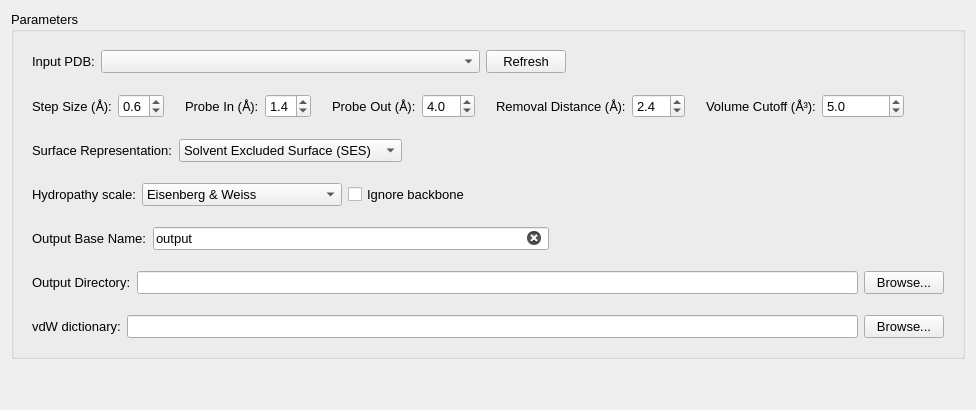
      <widget class="QWidget" name="main">
       <attribute name="title">
        <string>Main</string>
       </attribute>
       <layout class="QVBoxLayout" name="verticalLayout_8">
        <item>
         <widget class="QGroupBox" name="parameters">
          <property name="sizePolicy">
           <sizepolicy hsizetype="Expanding" vsizetype="Preferred">
            <horstretch>0</horstretch>
            <verstretch>0</verstretch>
           </sizepolicy>
          </property>
          <property name="font">
           <font>
            <pointsize>10</pointsize>
            <weight>50</weight>
            <italic>false</italic>
            <bold>false</bold>
            <kerning>true</kerning>
           </font>
          </property>
          <property name="title">
           <string>Parameters</string>
          </property>
          <layout class="QVBoxLayout" name="verticalLayout">
           <property name="spacing">
            <number>3</number>
           </property>
           <item>
            <widget class="QFrame" name="hframe1">
             <layout class="QHBoxLayout" name="horizontalLayout_14">
              <property name="sizeConstraint">
               <enum>QLayout::SetNoConstraint</enum>
              </property>
              <item>
               <widget class="QLabel" name="input_label">
                <property name="sizePolicy">
                 <sizepolicy hsizetype="Fixed" vsizetype="Fixed">
                  <horstretch>0</horstretch>
                  <verstretch>0</verstretch>
                 </sizepolicy>
                </property>
                <property name="font">
                 <font>
                  <pointsize>10</pointsize>
                  <weight>50</weight>
                  <italic>false</italic>
                  <bold>false</bold>
                  <kerning>true</kerning>
                 </font>
                </property>
                <property name="mouseTracking">
                 <bool>false</bool>
                </property>
                <property name="frameShape">
                 <enum>QFrame::NoFrame</enum>
                </property>
                <property name="text">
                 <string>Input PDB:</string>
                </property>
                <property name="textFormat">
                 <enum>Qt::PlainText</enum>
                </property>
               </widget>
              </item>
              <item>
               <widget class="QComboBox" name="input">
                <property name="sizePolicy">
                 <sizepolicy hsizetype="Expanding" vsizetype="Fixed">
                  <horstretch>0</horstretch>
                  <verstretch>0</verstretch>
                 </sizepolicy>
                </property>
               </widget>
              </item>
              <item>
               <widget class="QPushButton" name="refresh_input">
                <property name="sizePolicy">
                 <sizepolicy hsizetype="Fixed" vsizetype="Fixed">
                  <horstretch>0</horstretch>
                  <verstretch>0</verstretch>
                 </sizepolicy>
                </property>
                <property name="font">
                 <font>
                  <pointsize>10</pointsize>
                  <weight>50</weight>
                  <italic>false</italic>
                  <bold>false</bold>
                  <kerning>true</kerning>
                 </font>
                </property>
                <property name="text">
                 <string>Refresh</string>
                </property>
               </widget>
              </item>
              <item>
               <spacer name="horizontalSpacer">
                <property name="orientation">
                 <enum>Qt::Horizontal</enum>
                </property>
                <property name="sizeHint" stdset="0">
                 <size>
                  <width>40</width>
                  <height>20</height>
                 </size>
                </property>
               </spacer>
              </item>
             </layout>
            </widget>
           </item>
           <item>
            <layout class="QHBoxLayout" name="hframe3">
             <item>
              <widget class="QFrame" name="step_size_frame">
               <layout class="QHBoxLayout" name="horizontalLayout_20">
                <property name="sizeConstraint">
                 <enum>QLayout::SetNoConstraint</enum>
                </property>
                <item>
                 <widget class="QLabel" name="step_size_label">
                  <property name="toolTip">
                   <string/>
                  </property>
                  <property name="statusTip">
                   <string/>
                  </property>
                  <property name="whatsThis">
                   <string/>
                  </property>
                  <property name="text">
                   <string>Step Size (Å):</string>
                  </property>
                 </widget>
                </item>
                <item>
                 <widget class="QDoubleSpinBox" name="step_size">
                  <property name="sizePolicy">
                   <sizepolicy hsizetype="Fixed" vsizetype="Fixed">
                    <horstretch>0</horstretch>
                    <verstretch>0</verstretch>
                   </sizepolicy>
                  </property>
                  <property name="font">
                   <font>
                    <pointsize>10</pointsize>
                    <weight>50</weight>
                    <italic>false</italic>
                    <bold>false</bold>
                    <kerning>true</kerning>
                   </font>
                  </property>
                  <property name="alignment">
                   <set>Qt::AlignLeading|Qt::AlignLeft|Qt::AlignVCenter</set>
                  </property>
                  <property name="decimals">
                   <number>1</number>
                  </property>
                  <property name="minimum">
                   <double>0.100000000000000</double>
                  </property>
                  <property name="maximum">
                   <double>2.000000000000000</double>
                  </property>
                  <property name="singleStep">
                   <double>0.100000000000000</double>
                  </property>
                  <property name="value">
                   <double>0.600000000000000</double>
                  </property>
                 </widget>
                </item>
               </layout>
              </widget>
             </item>
             <item>
              <widget class="QFrame" name="probe_in_frame">
               <layout class="QHBoxLayout" name="horizontalLayout_13">
                <property name="sizeConstraint">
                 <enum>QLayout::SetNoConstraint</enum>
                </property>
                <item>
                 <widget class="QLabel" name="probe_in_label">
                  <property name="sizePolicy">
                   <sizepolicy hsizetype="Fixed" vsizetype="Fixed">
                    <horstretch>0</horstretch>
                    <verstretch>0</verstretch>
                   </sizepolicy>
                  </property>
                  <property name="font">
                   <font>
                    <pointsize>10</pointsize>
                    <weight>50</weight>
                    <italic>false</italic>
                    <bold>false</bold>
                    <kerning>true</kerning>
                   </font>
                  </property>
                  <property name="mouseTracking">
                   <bool>true</bool>
                  </property>
                  <property name="frameShape">
                   <enum>QFrame::NoFrame</enum>
                  </property>
                  <property name="text">
                   <string>&lt;html&gt;&lt;head/&gt;&lt;body&gt;&lt;p&gt;Probe In (Å):&lt;/p&gt;&lt;/body&gt;&lt;/html&gt;</string>
                  </property>
                  <property name="textFormat">
                   <enum>Qt::RichText</enum>
                  </property>
                 </widget>
                </item>
                <item>
                 <widget class="QDoubleSpinBox" name="probe_in">
                  <property name="sizePolicy">
                   <sizepolicy hsizetype="Fixed" vsizetype="Fixed">
                    <horstretch>0</horstretch>
                    <verstretch>0</verstretch>
                   </sizepolicy>
                  </property>
                  <property name="font">
                   <font>
                    <pointsize>10</pointsize>
                    <weight>50</weight>
                    <italic>false</italic>
                    <bold>false</bold>
                    <kerning>true</kerning>
                   </font>
                  </property>
                  <property name="decimals">
                   <number>1</number>
                  </property>
                  <property name="maximum">
                   <double>5.000000000000000</double>
                  </property>
                  <property name="singleStep">
                   <double>0.100000000000000</double>
                  </property>
                  <property name="value">
                   <double>1.400000000000000</double>
                  </property>
                 </widget>
                </item>
               </layout>
              </widget>
             </item>
             <item>
              <widget class="QFrame" name="probe_out_frame">
               <layout class="QHBoxLayout" name="horizontalLayout_10">
                <property name="sizeConstraint">
                 <enum>QLayout::SetNoConstraint</enum>
                </property>
                <item>
                 <widget class="QLabel" name="probe_out_label">
                  <property name="sizePolicy">
                   <sizepolicy hsizetype="Fixed" vsizetype="Fixed">
                    <horstretch>0</horstretch>
                    <verstretch>0</verstretch>
                   </sizepolicy>
                  </property>
                  <property name="font">
                   <font>
                    <pointsize>10</pointsize>
                    <weight>50</weight>
                    <italic>false</italic>
                    <bold>false</bold>
                    <kerning>true</kerning>
                   </font>
                  </property>
                  <property name="mouseTracking">
                   <bool>true</bool>
                  </property>
                  <property name="frameShape">
                   <enum>QFrame::NoFrame</enum>
                  </property>
                  <property name="text">
                   <string>&lt;html&gt;&lt;head/&gt;&lt;body&gt;&lt;p&gt;Probe Out (Å):&lt;/p&gt;&lt;/body&gt;&lt;/html&gt;</string>
                  </property>
                  <property name="textFormat">
                   <enum>Qt::RichText</enum>
                  </property>
                 </widget>
                </item>
                <item>
                 <widget class="QDoubleSpinBox" name="probe_out">
                  <property name="sizePolicy">
                   <sizepolicy hsizetype="Fixed" vsizetype="Fixed">
                    <horstretch>0</horstretch>
                    <verstretch>0</verstretch>
                   </sizepolicy>
                  </property>
                  <property name="font">
                   <font>
                    <pointsize>10</pointsize>
                    <weight>50</weight>
                    <italic>false</italic>
                    <bold>false</bold>
                    <kerning>true</kerning>
                   </font>
                  </property>
                  <property name="decimals">
                   <number>1</number>
                  </property>
                  <property name="maximum">
                   <double>50.000000000000000</double>
                  </property>
                  <property name="singleStep">
                   <double>0.100000000000000</double>
                  </property>
                  <property name="value">
                   <double>4.000000000000000</double>
                  </property>
                 </widget>
                </item>
               </layout>
              </widget>
             </item>
             <item>
              <widget class="QFrame" name="removal_distance_frame">
               <layout class="QHBoxLayout" name="horizontalLayout_16">
                <property name="sizeConstraint">
                 <enum>QLayout::SetNoConstraint</enum>
                </property>
                <item>
                 <widget class="QLabel" name="removal_distance_label">
                  <property name="sizePolicy">
                   <sizepolicy hsizetype="Fixed" vsizetype="Fixed">
                    <horstretch>0</horstretch>
                    <verstretch>0</verstretch>
                   </sizepolicy>
                  </property>
                  <property name="font">
                   <font>
                    <pointsize>10</pointsize>
                    <weight>50</weight>
                    <italic>false</italic>
                    <bold>false</bold>
                    <kerning>true</kerning>
                   </font>
                  </property>
                  <property name="mouseTracking">
                   <bool>true</bool>
                  </property>
                  <property name="frameShape">
                   <enum>QFrame::NoFrame</enum>
                  </property>
                  <property name="text">
                   <string>&lt;html&gt;&lt;head/&gt;&lt;body&gt;&lt;p&gt;Removal Distance (Å):&lt;/p&gt;&lt;/body&gt;&lt;/html&gt;</string>
                  </property>
                  <property name="textFormat">
                   <enum>Qt::RichText</enum>
                  </property>
                 </widget>
                </item>
                <item>
                 <widget class="QDoubleSpinBox" name="removal_distance">
                  <property name="sizePolicy">
                   <sizepolicy hsizetype="Fixed" vsizetype="Fixed">
                    <horstretch>0</horstretch>
                    <verstretch>0</verstretch>
                   </sizepolicy>
                  </property>
                  <property name="font">
                   <font>
                    <pointsize>10</pointsize>
                    <weight>50</weight>
                    <italic>false</italic>
                    <bold>false</bold>
                    <kerning>true</kerning>
                   </font>
                  </property>
                  <property name="alignment">
                   <set>Qt::AlignLeading|Qt::AlignLeft|Qt::AlignVCenter</set>
                  </property>
                  <property name="decimals">
                   <number>1</number>
                  </property>
                  <property name="maximum">
                   <double>10.000000000000000</double>
                  </property>
                  <property name="singleStep">
                   <double>0.100000000000000</double>
                  </property>
                  <property name="value">
                   <double>2.400000000000000</double>
                  </property>
                 </widget>
                </item>
               </layout>
              </widget>
             </item>
             <item>
              <widget class="QFrame" name="volume_cutoff_frame">
               <layout class="QHBoxLayout" name="horizontalLayout_17">
                <property name="sizeConstraint">
                 <enum>QLayout::SetNoConstraint</enum>
                </property>
                <item>
                 <widget class="QLabel" name="volume_cutoff_label">
                  <property name="sizePolicy">
                   <sizepolicy hsizetype="Fixed" vsizetype="Fixed">
                    <horstretch>0</horstretch>
                    <verstretch>0</verstretch>
                   </sizepolicy>
                  </property>
                  <property name="font">
                   <font>
                    <pointsize>10</pointsize>
                    <weight>50</weight>
                    <italic>false</italic>
                    <bold>false</bold>
                    <kerning>true</kerning>
                   </font>
                  </property>
                  <property name="mouseTracking">
                   <bool>true</bool>
                  </property>
                  <property name="frameShape">
                   <enum>QFrame::NoFrame</enum>
                  </property>
                  <property name="text">
                   <string>&lt;html&gt;&lt;head/&gt;&lt;body&gt;&lt;p&gt;Volume Cutoff (Å³):&lt;/p&gt;&lt;/body&gt;&lt;/html&gt;</string>
                  </property>
                  <property name="textFormat">
                   <enum>Qt::RichText</enum>
                  </property>
                 </widget>
                </item>
                <item>
                 <widget class="QDoubleSpinBox" name="volume_cutoff">
                  <property name="sizePolicy">
                   <sizepolicy hsizetype="Fixed" vsizetype="Fixed">
                    <horstretch>0</horstretch>
                    <verstretch>0</verstretch>
                   </sizepolicy>
                  </property>
                  <property name="font">
                   <font>
                    <pointsize>10</pointsize>
                    <weight>50</weight>
                    <italic>false</italic>
                    <bold>false</bold>
                    <kerning>true</kerning>
                   </font>
                  </property>
                  <property name="decimals">
                   <number>1</number>
                  </property>
                  <property name="maximum">
                   <double>1000000000.000000000000000</double>
                  </property>
                  <property name="singleStep">
                   <double>1.000000000000000</double>
                  </property>
                  <property name="value">
                   <double>5.000000000000000</double>
                  </property>
                 </widget>
                </item>
               </layout>
              </widget>
             </item>
             <item>
              <spacer name="hspacer3_2">
               <property name="orientation">
                <enum>Qt::Horizontal</enum>
               </property>
               <property name="sizeHint" stdset="0">
                <size>
                 <width>40</width>
                 <height>20</height>
                </size>
               </property>
              </spacer>
             </item>
            </layout>
           </item>
           <item>
            <layout class="QHBoxLayout" name="hframe_5">
             <item>
              <widget class="QFrame" name="surface_representation_frame">
               <layout class="QHBoxLayout" name="horizontalLayout_26">
                <property name="sizeConstraint">
                 <enum>QLayout::SetNoConstraint</enum>
                </property>
                <item>
                 <widget class="QLabel" name="surface_label">
                  <property name="sizePolicy">
                   <sizepolicy hsizetype="Fixed" vsizetype="Fixed">
                    <horstretch>0</horstretch>
                    <verstretch>0</verstretch>
                   </sizepolicy>
                  </property>
                  <property name="font">
                   <font>
                    <pointsize>10</pointsize>
                    <weight>50</weight>
                    <italic>false</italic>
                    <bold>false</bold>
                    <kerning>true</kerning>
                   </font>
                  </property>
                  <property name="mouseTracking">
                   <bool>true</bool>
                  </property>
                  <property name="frameShape">
                   <enum>QFrame::NoFrame</enum>
                  </property>
                  <property name="text">
                   <string>&lt;html&gt;&lt;head/&gt;&lt;body&gt;&lt;p&gt;Surface Representation:&lt;/p&gt;&lt;/body&gt;&lt;/html&gt;</string>
                  </property>
                  <property name="textFormat">
                   <enum>Qt::RichText</enum>
                  </property>
                 </widget>
                </item>
                <item>
                 <widget class="QComboBox" name="surface">
                  <property name="currentIndex">
                   <number>1</number>
                  </property>
                  <item>
                   <property name="text">
                    <string>van der Waals (vdW)</string>
                   </property>
                  </item>
                  <item>
                   <property name="text">
                    <string>Solvent Excluded Surface (SES)</string>
                   </property>
                  </item>
                  <item>
                   <property name="text">
                    <string>Solvent Accesible Surface (SAS)</string>
                   </property>
                  </item>
                 </widget>
                </item>
               </layout>
              </widget>
             </item>
             <item>
              <spacer name="hspacer2_2">
               <property name="orientation">
                <enum>Qt::Horizontal</enum>
               </property>
               <property name="sizeHint" stdset="0">
                <size>
                 <width>40</width>
                 <height>20</height>
                </size>
               </property>
              </spacer>
             </item>
            </layout>
           </item>
           <item>
            <widget class="QFrame" name="hscale_frame">
             <layout class="QHBoxLayout" name="hframe_8">
              <property name="sizeConstraint">
               <enum>QLayout::SetNoConstraint</enum>
              </property>
              <property name="leftMargin">
               <number>9</number>
              </property>
              <property name="topMargin">
               <number>9</number>
              </property>
              <property name="rightMargin">
               <number>9</number>
              </property>
              <property name="bottomMargin">
               <number>9</number>
              </property>
              <item>
               <widget class="QLabel" name="label">
                <property name="sizePolicy">
                 <sizepolicy hsizetype="Fixed" vsizetype="Fixed">
                  <horstretch>0</horstretch>
                  <verstretch>0</verstretch>
                 </sizepolicy>
                </property>
                <property name="text">
                 <string>Hydropathy scale:</string>
                </property>
               </widget>
              </item>
              <item>
               <widget class="QComboBox" name="hscale">
                <property name="sizePolicy">
                 <sizepolicy hsizetype="MinimumExpanding" vsizetype="Fixed">
                  <horstretch>0</horstretch>
                  <verstretch>0</verstretch>
                 </sizepolicy>
                </property>
                <property name="maximumSize">
                 <size>
                  <width>200</width>
                  <height>16777215</height>
                 </size>
                </property>
                <property name="sizeAdjustPolicy">
                 <enum>QComboBox::AdjustToContents</enum>
                </property>
                <item>
                 <property name="text">
                  <string>Eisenberg &amp; Weiss</string>
                 </property>
                </item>
                <item>
                 <property name="text">
                  <string>Hessa &amp; Heijne</string>
                 </property>
                </item>
                <item>
                 <property name="text">
                  <string>Kyte &amp; Doolittle</string>
                 </property>
                </item>
                <item>
                 <property name="text">
                  <string>Radzicka &amp; Wolfenden</string>
                 </property>
                </item>
                <item>
                 <property name="text">
                  <string>Moon &amp; Fleming</string>
                 </property>
                </item>
                <item>
                 <property name="text">
                  <string>Wimley &amp; White</string>
                 </property>
                </item>
                <item>
                 <property name="text">
                  <string>Zhao &amp; London</string>
                 </property>
                </item>
               </widget>
              </item>
              <item>
               <widget class="QCheckBox" name="ignore_backbone">
                <property name="text">
                 <string>Ignore backbone</string>
                </property>
               </widget>
              </item>
              <item>
               <spacer name="horizontalSpacer_4">
                <property name="orientation">
                 <enum>Qt::Horizontal</enum>
                </property>
                <property name="sizeHint" stdset="0">
                 <size>
                  <width>40</width>
                  <height>20</height>
                 </size>
                </property>
               </spacer>
              </item>
             </layout>
            </widget>
           </item>
           <item>
            <widget class="QFrame" name="hframe6_2">
             <layout class="QHBoxLayout" name="horizontalLayout_15">
              <property name="sizeConstraint">
               <enum>QLayout::SetNoConstraint</enum>
              </property>
              <item>
               <widget class="QLabel" name="output_base_name_label">
                <property name="sizePolicy">
                 <sizepolicy hsizetype="Fixed" vsizetype="Fixed">
                  <horstretch>0</horstretch>
                  <verstretch>0</verstretch>
                 </sizepolicy>
                </property>
                <property name="font">
                 <font>
                  <pointsize>10</pointsize>
                  <weight>50</weight>
                  <italic>false</italic>
                  <bold>false</bold>
                  <kerning>true</kerning>
                 </font>
                </property>
                <property name="mouseTracking">
                 <bool>false</bool>
                </property>
                <property name="frameShape">
                 <enum>QFrame::NoFrame</enum>
                </property>
                <property name="text">
                 <string>Output Base Name:</string>
                </property>
                <property name="textFormat">
                 <enum>Qt::PlainText</enum>
                </property>
               </widget>
              </item>
              <item>
               <widget class="QLineEdit" name="basename">
                <property name="font">
                 <font>
                  <pointsize>10</pointsize>
                  <weight>50</weight>
                  <italic>false</italic>
                  <bold>false</bold>
                  <kerning>true</kerning>
                 </font>
                </property>
                <property name="text">
                 <string notr="true">output</string>
                </property>
                <property name="cursorMoveStyle">
                 <enum>Qt::VisualMoveStyle</enum>
                </property>
                <property name="clearButtonEnabled">
                 <bool>true</bool>
                </property>
               </widget>
              </item>
              <item>
               <spacer name="hspacer4">
                <property name="orientation">
                 <enum>Qt::Horizontal</enum>
                </property>
                <property name="sizeHint" stdset="0">
                 <size>
                  <width>40</width>
                  <height>20</height>
                 </size>
                </property>
               </spacer>
              </item>
             </layout>
            </widget>
           </item>
           <item>
            <widget class="QFrame" name="hframe7_2">
             <layout class="QHBoxLayout" name="horizontalLayout_12">
              <property name="sizeConstraint">
               <enum>QLayout::SetNoConstraint</enum>
              </property>
              <item>
               <widget class="QLabel" name="basedir_label">
                <property name="sizePolicy">
                 <sizepolicy hsizetype="Fixed" vsizetype="Fixed">
                  <horstretch>0</horstretch>
                  <verstretch>0</verstretch>
                 </sizepolicy>
                </property>
                <property name="font">
                 <font>
                  <pointsize>10</pointsize>
                  <weight>50</weight>
                  <italic>false</italic>
                  <bold>false</bold>
                  <kerning>true</kerning>
                 </font>
                </property>
                <property name="mouseTracking">
                 <bool>false</bool>
                </property>
                <property name="frameShape">
                 <enum>QFrame::NoFrame</enum>
                </property>
                <property name="text">
                 <string>Output Directory:</string>
                </property>
                <property name="textFormat">
                 <enum>Qt::PlainText</enum>
                </property>
               </widget>
              </item>
              <item>
               <widget class="QLineEdit" name="basedir">
                <property name="font">
                 <font>
                  <pointsize>10</pointsize>
                  <weight>50</weight>
                  <italic>false</italic>
                  <bold>false</bold>
                  <kerning>true</kerning>
                 </font>
                </property>
                <property name="text">
                 <string notr="true"/>
                </property>
                <property name="echoMode">
                 <enum>QLineEdit::Normal</enum>
                </property>
                <property name="readOnly">
                 <bool>true</bool>
                </property>
                <property name="clearButtonEnabled">
                 <bool>false</bool>
                </property>
               </widget>
              </item>
              <item>
               <widget class="QPushButton" name="button_browse_basedir">
                <property name="font">
                 <font>
                  <pointsize>10</pointsize>
                  <weight>50</weight>
                  <italic>false</italic>
                  <bold>false</bold>
                  <kerning>true</kerning>
                 </font>
                </property>
                <property name="text">
                 <string notr="true">Browse...</string>
                </property>
               </widget>
              </item>
             </layout>
            </widget>
           </item>
           <item>
            <widget class="QFrame" name="hframe5_3">
             <layout class="QHBoxLayout" name="horizontalLayout_25">
              <property name="sizeConstraint">
               <enum>QLayout::SetNoConstraint</enum>
              </property>
              <item>
               <widget class="QLabel" name="vdw_label">
                <property name="sizePolicy">
                 <sizepolicy hsizetype="Fixed" vsizetype="Fixed">
                  <horstretch>0</horstretch>
                  <verstretch>0</verstretch>
                 </sizepolicy>
                </property>
                <property name="font">
                 <font>
                  <pointsize>10</pointsize>
                  <weight>50</weight>
                  <italic>false</italic>
                  <bold>false</bold>
                  <kerning>true</kerning>
                 </font>
                </property>
                <property name="mouseTracking">
                 <bool>false</bool>
                </property>
                <property name="frameShape">
                 <enum>QFrame::NoFrame</enum>
                </property>
                <property name="text">
                 <string>vdW dictionary:</string>
                </property>
                <property name="textFormat">
                 <enum>Qt::PlainText</enum>
                </property>
               </widget>
              </item>
              <item>
               <widget class="QLineEdit" name="vdw">
                <property name="font">
                 <font>
                  <pointsize>10</pointsize>
                  <weight>50</weight>
                  <italic>false</italic>
                  <bold>false</bold>
                  <kerning>true</kerning>
                 </font>
                </property>
                <property name="text">
                 <string notr="true"/>
                </property>
                <property name="echoMode">
                 <enum>QLineEdit::Normal</enum>
                </property>
                <property name="readOnly">
                 <bool>true</bool>
                </property>
                <property name="clearButtonEnabled">
                 <bool>false</bool>
                </property>
               </widget>
              </item>
              <item>
               <widget class="QPushButton" name="button_browse_vdw">
                <property name="font">
                 <font>
                  <pointsize>10</pointsize>
                  <weight>50</weight>
                  <italic>false</italic>
                  <bold>false</bold>
                  <kerning>true</kerning>
                 </font>
                </property>
                <property name="text">
                 <string notr="true">Browse...</string>
                </property>
               </widget>
              </item>
             </layout>
            </widget>
           </item>
          </layout>
         </widget>
        </item>
        <item>
         <spacer name="verticalSpacer">
          <property name="orientation">
           <enum>Qt::Vertical</enum>
          </property>
          <property name="sizeHint" stdset="0">
           <size>
            <width>20</width>
            <height>40</height>
           </size>
          </property>
         </spacer>
        </item>
       </layout>
      </widget>
